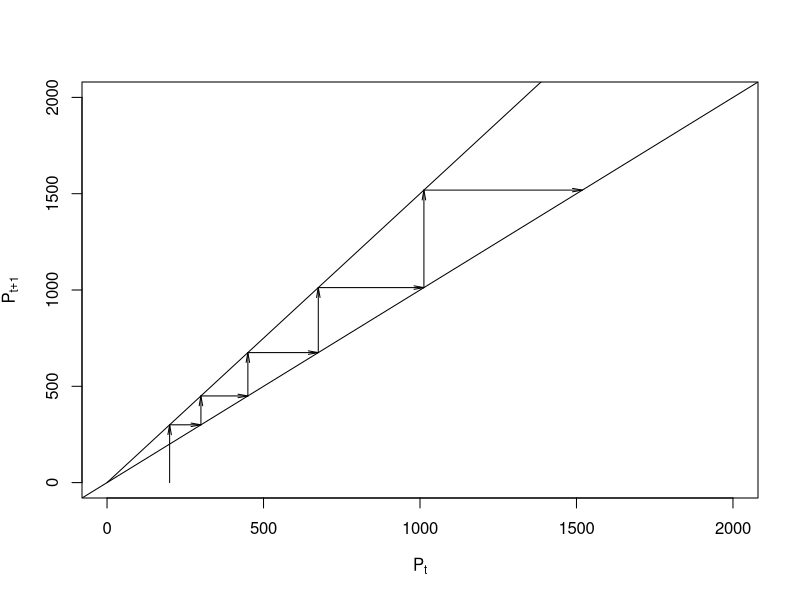

Here is the R script that generated this plot:
                                        # General cobweb diagram

                                        # Model parameters
R<- 0.5
XMAX<- 2000
TMAX<- 5
x1<- 200
y1<- 0

                                        # Main plot
x<- seq(0, XMAX)
plot(x, x*(1+R), xlab=expression(P[t]), ylab=expression(P[t+1]), type="l", xlim=c(0,XMAX), ylim=c(0,XMAX))
abline(0,1)

                                        # Main loop to calculate the specific solution
for (t in 1:TMAX) {
    y2<- x1*(1+R)
    arrows(c(x1,x1), c(y1,y2), c(x1,y2), c(y2,y2), length=0.1, angle=10)
    x1<- y2
    y1<- y2
}
